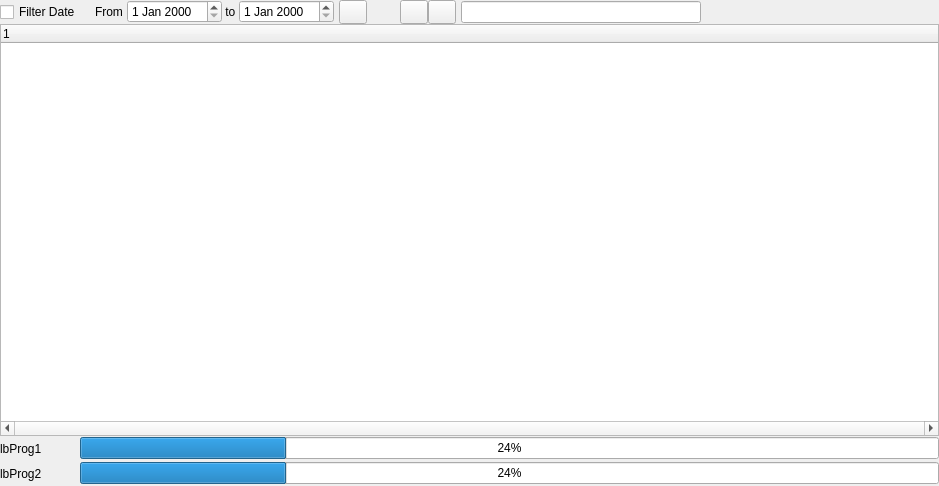
<?xml version="1.0" encoding="UTF-8"?>
<ui version="4.0">
 <class>Form</class>
 <widget class="QWidget" name="Form">
  <property name="geometry">
   <rect>
    <x>0</x>
    <y>0</y>
    <width>939</width>
    <height>486</height>
   </rect>
  </property>
  <property name="sizePolicy">
   <sizepolicy hsizetype="Expanding" vsizetype="Expanding">
    <horstretch>0</horstretch>
    <verstretch>0</verstretch>
   </sizepolicy>
  </property>
  <property name="minimumSize">
   <size>
    <width>0</width>
    <height>0</height>
   </size>
  </property>
  <property name="windowTitle">
   <string>Form</string>
  </property>
  <layout class="QGridLayout" name="gridLayout">
   <property name="leftMargin">
    <number>0</number>
   </property>
   <property name="topMargin">
    <number>0</number>
   </property>
   <property name="rightMargin">
    <number>0</number>
   </property>
   <property name="bottomMargin">
    <number>0</number>
   </property>
   <property name="spacing">
    <number>0</number>
   </property>
   <item row="0" column="0">
    <layout class="QHBoxLayout" name="layoutDetector">
     <item>
      <layout class="QVBoxLayout" name="layoutOutlook">
       <property name="leftMargin">
        <number>0</number>
       </property>
       <property name="topMargin">
        <number>0</number>
       </property>
       <property name="rightMargin">
        <number>0</number>
       </property>
       <property name="bottomMargin">
        <number>0</number>
       </property>
       <item>
        <layout class="QHBoxLayout" name="layoutFilter">
         <property name="leftMargin">
          <number>0</number>
         </property>
         <property name="topMargin">
          <number>0</number>
         </property>
         <property name="rightMargin">
          <number>0</number>
         </property>
         <property name="bottomMargin">
          <number>0</number>
         </property>
         <item>
          <widget class="QCheckBox" name="ckFilterDate">
           <property name="sizePolicy">
            <sizepolicy hsizetype="Fixed" vsizetype="Fixed">
             <horstretch>0</horstretch>
             <verstretch>0</verstretch>
            </sizepolicy>
           </property>
           <property name="minimumSize">
            <size>
             <width>90</width>
             <height>24</height>
            </size>
           </property>
           <property name="maximumSize">
            <size>
             <width>90</width>
             <height>24</height>
            </size>
           </property>
           <property name="text">
            <string>Filter Date</string>
           </property>
          </widget>
         </item>
         <item>
          <spacer name="horizontalSpacer_2">
           <property name="orientation">
            <enum>Qt::Horizontal</enum>
           </property>
           <property name="sizeType">
            <enum>QSizePolicy::Fixed</enum>
           </property>
           <property name="sizeHint" stdset="0">
            <size>
             <width>5</width>
             <height>0</height>
            </size>
           </property>
          </spacer>
         </item>
         <item>
          <widget class="QLabel" name="lbStartDate">
           <property name="text">
            <string>From </string>
           </property>
          </widget>
         </item>
         <item>
          <widget class="QDateEdit" name="dateStart"/>
         </item>
         <item>
          <widget class="QLabel" name="lbToDate">
           <property name="text">
            <string> to </string>
           </property>
          </widget>
         </item>
         <item>
          <widget class="QDateEdit" name="dateEnd"/>
         </item>
         <item>
          <spacer name="horizontalSpacer_3">
           <property name="orientation">
            <enum>Qt::Horizontal</enum>
           </property>
           <property name="sizeType">
            <enum>QSizePolicy::Fixed</enum>
           </property>
           <property name="sizeHint" stdset="0">
            <size>
             <width>5</width>
             <height>0</height>
            </size>
           </property>
          </spacer>
         </item>
         <item>
          <widget class="QPushButton" name="btQueryMails">
           <property name="sizePolicy">
            <sizepolicy hsizetype="Fixed" vsizetype="Fixed">
             <horstretch>0</horstretch>
             <verstretch>0</verstretch>
            </sizepolicy>
           </property>
           <property name="minimumSize">
            <size>
             <width>28</width>
             <height>24</height>
            </size>
           </property>
           <property name="maximumSize">
            <size>
             <width>28</width>
             <height>24</height>
            </size>
           </property>
           <property name="text">
            <string/>
           </property>
           <property name="icon">
            <iconset resource="AndroidBoy.qrc">
             <normaloff>:/icon/icons/bt_find.svg</normaloff>:/icon/icons/bt_find.svg</iconset>
           </property>
           <property name="iconSize">
            <size>
             <width>16</width>
             <height>16</height>
            </size>
           </property>
          </widget>
         </item>
         <item>
          <widget class="QLabel" name="lbLoading">
           <property name="sizePolicy">
            <sizepolicy hsizetype="Fixed" vsizetype="Fixed">
             <horstretch>0</horstretch>
             <verstretch>0</verstretch>
            </sizepolicy>
           </property>
           <property name="minimumSize">
            <size>
             <width>28</width>
             <height>24</height>
            </size>
           </property>
           <property name="maximumSize">
            <size>
             <width>28</width>
             <height>24</height>
            </size>
           </property>
           <property name="text">
            <string/>
           </property>
          </widget>
         </item>
         <item>
          <spacer name="horizontalSpacer_4">
           <property name="orientation">
            <enum>Qt::Horizontal</enum>
           </property>
           <property name="sizeType">
            <enum>QSizePolicy::Fixed</enum>
           </property>
           <property name="sizeHint" stdset="0">
            <size>
             <width>5</width>
             <height>0</height>
            </size>
           </property>
          </spacer>
         </item>
         <item>
          <widget class="QPushButton" name="btExportExcel">
           <property name="sizePolicy">
            <sizepolicy hsizetype="Fixed" vsizetype="Fixed">
             <horstretch>0</horstretch>
             <verstretch>0</verstretch>
            </sizepolicy>
           </property>
           <property name="minimumSize">
            <size>
             <width>28</width>
             <height>24</height>
            </size>
           </property>
           <property name="maximumSize">
            <size>
             <width>28</width>
             <height>24</height>
            </size>
           </property>
           <property name="toolTip">
            <string>Export to excel</string>
           </property>
           <property name="text">
            <string/>
           </property>
           <property name="icon">
            <iconset resource="AndroidBoy.qrc">
             <normaloff>:/icon/icons/excel_export.svg</normaloff>:/icon/icons/excel_export.svg</iconset>
           </property>
          </widget>
         </item>
         <item>
          <widget class="QPushButton" name="btImportExcel">
           <property name="sizePolicy">
            <sizepolicy hsizetype="Fixed" vsizetype="Fixed">
             <horstretch>0</horstretch>
             <verstretch>0</verstretch>
            </sizepolicy>
           </property>
           <property name="minimumSize">
            <size>
             <width>28</width>
             <height>24</height>
            </size>
           </property>
           <property name="maximumSize">
            <size>
             <width>28</width>
             <height>24</height>
            </size>
           </property>
           <property name="toolTip">
            <string>Import from excel</string>
           </property>
           <property name="text">
            <string/>
           </property>
           <property name="icon">
            <iconset resource="AndroidBoy.qrc">
             <normaloff>:/icon/icons/excel_import.svg</normaloff>:/icon/icons/excel_import.svg</iconset>
           </property>
          </widget>
         </item>
         <item>
          <spacer name="horizontalSpacer_5">
           <property name="orientation">
            <enum>Qt::Horizontal</enum>
           </property>
           <property name="sizeType">
            <enum>QSizePolicy::Fixed</enum>
           </property>
           <property name="sizeHint" stdset="0">
            <size>
             <width>5</width>
             <height>0</height>
            </size>
           </property>
          </spacer>
         </item>
         <item>
          <widget class="QLineEdit" name="editFilter">
           <property name="sizePolicy">
            <sizepolicy hsizetype="Fixed" vsizetype="Fixed">
             <horstretch>0</horstretch>
             <verstretch>0</verstretch>
            </sizepolicy>
           </property>
           <property name="minimumSize">
            <size>
             <width>240</width>
             <height>0</height>
            </size>
           </property>
           <property name="toolTip">
            <string>Filter</string>
           </property>
           <property name="statusTip">
            <string>Filter</string>
           </property>
          </widget>
         </item>
         <item>
          <spacer name="horizontalSpacer">
           <property name="orientation">
            <enum>Qt::Horizontal</enum>
           </property>
           <property name="sizeHint" stdset="0">
            <size>
             <width>40</width>
             <height>20</height>
            </size>
           </property>
          </spacer>
         </item>
        </layout>
       </item>
       <item>
        <widget class="QTreeWidget" name="treeOutlook">
         <property name="minimumSize">
          <size>
           <width>800</width>
           <height>0</height>
          </size>
         </property>
         <property name="maximumSize">
          <size>
           <width>16777215</width>
           <height>16777215</height>
          </size>
         </property>
         <property name="horizontalScrollBarPolicy">
          <enum>Qt::ScrollBarAlwaysOn</enum>
         </property>
         <property name="columnCount">
          <number>1</number>
         </property>
         <column>
          <property name="text">
           <string notr="true">1</string>
          </property>
         </column>
        </widget>
       </item>
       <item>
        <layout class="QHBoxLayout" name="layoutProg1">
         <property name="leftMargin">
          <number>0</number>
         </property>
         <property name="topMargin">
          <number>0</number>
         </property>
         <property name="rightMargin">
          <number>0</number>
         </property>
         <property name="bottomMargin">
          <number>0</number>
         </property>
         <item>
          <widget class="QLabel" name="lbProg1">
           <property name="sizePolicy">
            <sizepolicy hsizetype="Fixed" vsizetype="Fixed">
             <horstretch>0</horstretch>
             <verstretch>0</verstretch>
            </sizepolicy>
           </property>
           <property name="minimumSize">
            <size>
             <width>80</width>
             <height>25</height>
            </size>
           </property>
           <property name="maximumSize">
            <size>
             <width>80</width>
             <height>25</height>
            </size>
           </property>
           <property name="text">
            <string>lbProg1</string>
           </property>
           <property name="alignment">
            <set>Qt::AlignJustify|Qt::AlignVCenter</set>
           </property>
          </widget>
         </item>
         <item>
          <widget class="QProgressBar" name="prog1">
           <property name="value">
            <number>24</number>
           </property>
          </widget>
         </item>
        </layout>
       </item>
       <item>
        <layout class="QHBoxLayout" name="layoutProg2">
         <property name="leftMargin">
          <number>0</number>
         </property>
         <property name="topMargin">
          <number>0</number>
         </property>
         <property name="rightMargin">
          <number>0</number>
         </property>
         <property name="bottomMargin">
          <number>0</number>
         </property>
         <item>
          <widget class="QLabel" name="lbProg2">
           <property name="sizePolicy">
            <sizepolicy hsizetype="Fixed" vsizetype="Fixed">
             <horstretch>0</horstretch>
             <verstretch>0</verstretch>
            </sizepolicy>
           </property>
           <property name="minimumSize">
            <size>
             <width>80</width>
             <height>25</height>
            </size>
           </property>
           <property name="maximumSize">
            <size>
             <width>80</width>
             <height>25</height>
            </size>
           </property>
           <property name="text">
            <string>lbProg2</string>
           </property>
           <property name="alignment">
            <set>Qt::AlignJustify|Qt::AlignVCenter</set>
           </property>
          </widget>
         </item>
         <item>
          <widget class="QProgressBar" name="prog2">
           <property name="value">
            <number>24</number>
           </property>
          </widget>
         </item>
        </layout>
       </item>
      </layout>
     </item>
    </layout>
   </item>
  </layout>
 </widget>
 <resources>
  <include location="AndroidBoy.qrc"/>
 </resources>
 <connections/>
</ui>
